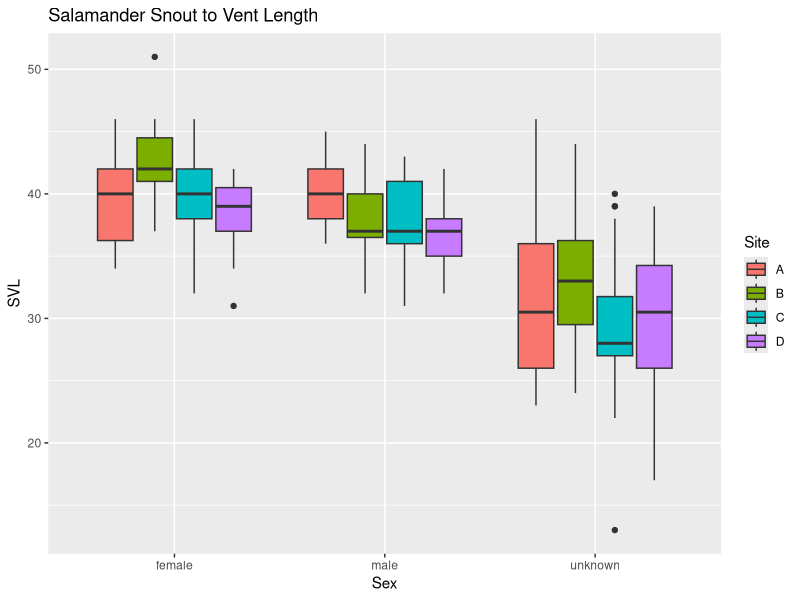

Write R code to recreate this figure.
## ---- chunk 1
knitr::opts_chunk$set(echo = TRUE)
mander = read.csv("../data/mander.csv")
require(ggplot2)
## ---- chunk 2
head(mander)
## ---- chunk 3
ggplot(mander, aes(x = Sex, y = SVL, fill = Site)) + 
  geom_boxplot() + 
  ggtitle("Salamander Snout to Vent Length")

